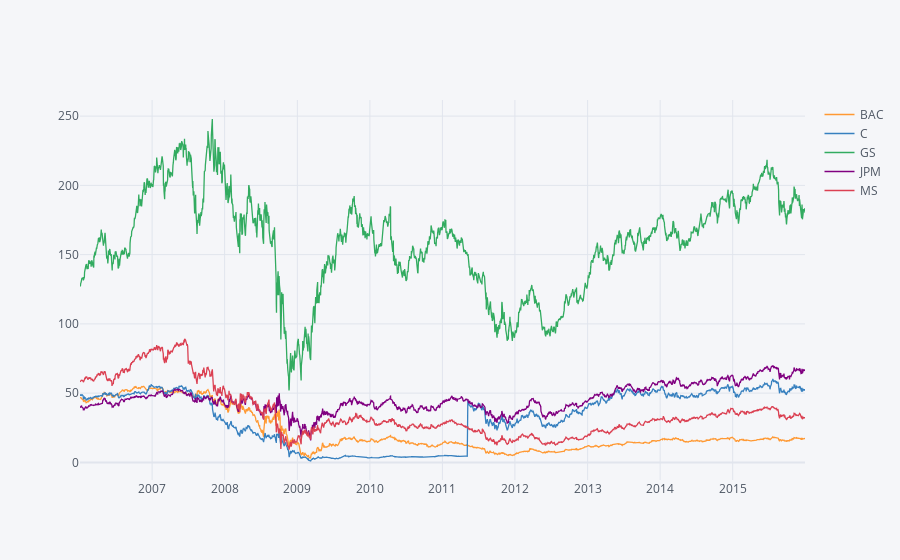

The notebook cell this image was saved under:
### Markdown cell above
###### Close price for each bank for the entire time(Plotly for close investigation)

### Code cell
bank_stocks.xs(key='close',axis=1,level='Stock Info').iplot()

### Figure 1 — Plotly figure (JSON) as saved in the notebook; plotly's stock layout.template omitted (floating-point values rounded to 4 significant figures; data arrays with more than 128 entries replaced by an {"elided": "..."} marker saying what was removed)
{"data": [{"line": {"color": "rgba(255, 153, 51, 1.0)", "dash": "solid", "shape": "linear", "width": 1.3}, "mode": "lines", "name": "BAC", "text": "", "type": "scatter", "x": {"elided": "2517 str values"}, "y": {"elided": "2517 float values"}}, {"line": {"color": "rgba(55, 128, 191, 1.0)", "dash": "solid", "shape": "linear", "width": 1.3}, "mode": "lines", "name": "C", "text": "", "type": "scatter", "x": {"elided": "2517 str values"}, "y": {"elided": "2517 float values"}}, {"line": {"color": "rgba(50, 171, 96, 1.0)", "dash": "solid", "shape": "linear", "width": 1.3}, "mode": "lines", "name": "GS", "text": "", "type": "scatter", "x": {"elided": "2517 str values"}, "y": {"elided": "2517 float values"}}, {"line": {"color": "rgba(128, 0, 128, 1.0)", "dash": "solid", "shape": "linear", "width": 1.3}, "mode": "lines", "name": "JPM", "text": "", "type": "scatter", "x": {"elided": "2517 str values"}, "y": {"elided": "2517 float values"}}, {"line": {"color": "rgba(219, 64, 82, 1.0)", "dash": "solid", "shape": "linear", "width": 1.3}, "mode": "lines", "name": "MS", "text": "", "type": "scatter", "x": {"elided": "2517 str values"}, "y": {"elided": "2517 float values"}}], "layout": {"legend": {"bgcolor": "#F5F6F9", "font": {"color": "#4D5663"}}, "paper_bgcolor": "#F5F6F9", "plot_bgcolor": "#F5F6F9", "title": {"font": {"color": "#4D5663"}}, "xaxis": {"gridcolor": "#E1E5ED", "showgrid": true, "tickfont": {"color": "#4D5663"}, "title": {"font": {"color": "#4D5663"}, "text": ""}, "zerolinecolor": "#E1E5ED"}, "yaxis": {"gridcolor": "#E1E5ED", "showgrid": true, "tickfont": {"color": "#4D5663"}, "title": {"font": {"color": "#4D5663"}, "text": ""}, "zerolinecolor": "#E1E5ED"}}}
